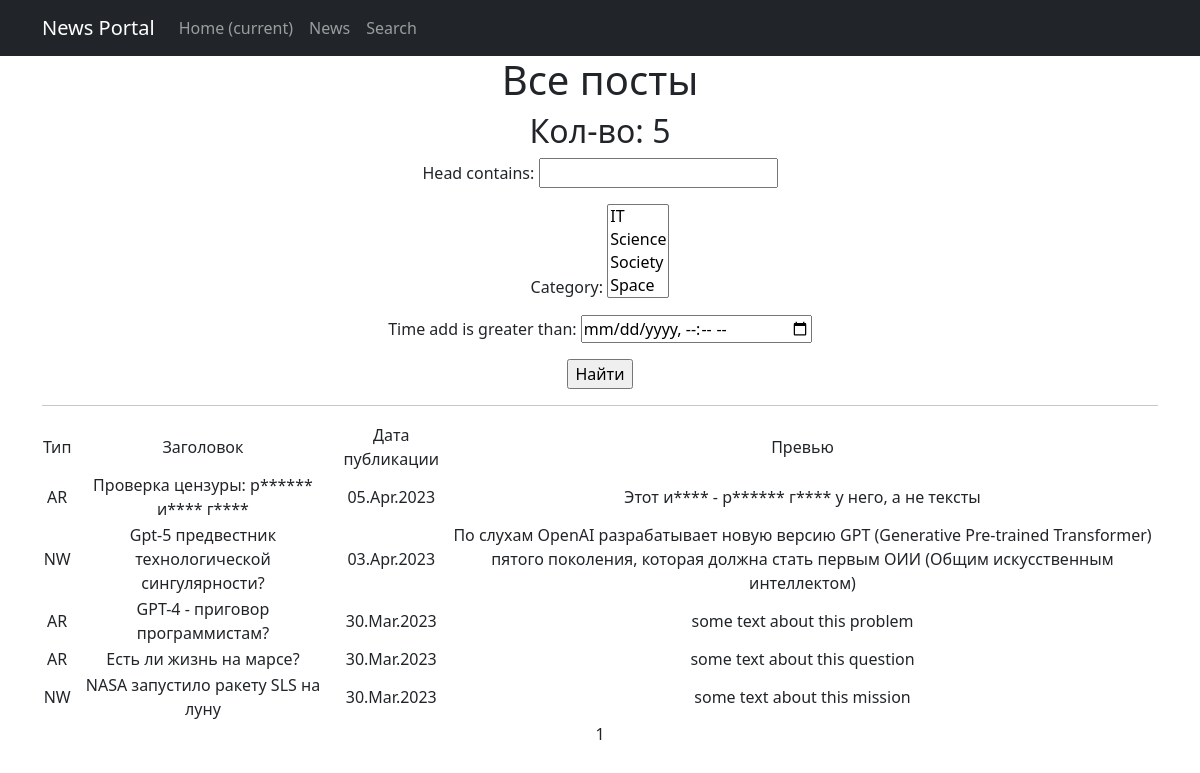
Page /news/search/ on the earlier database version.
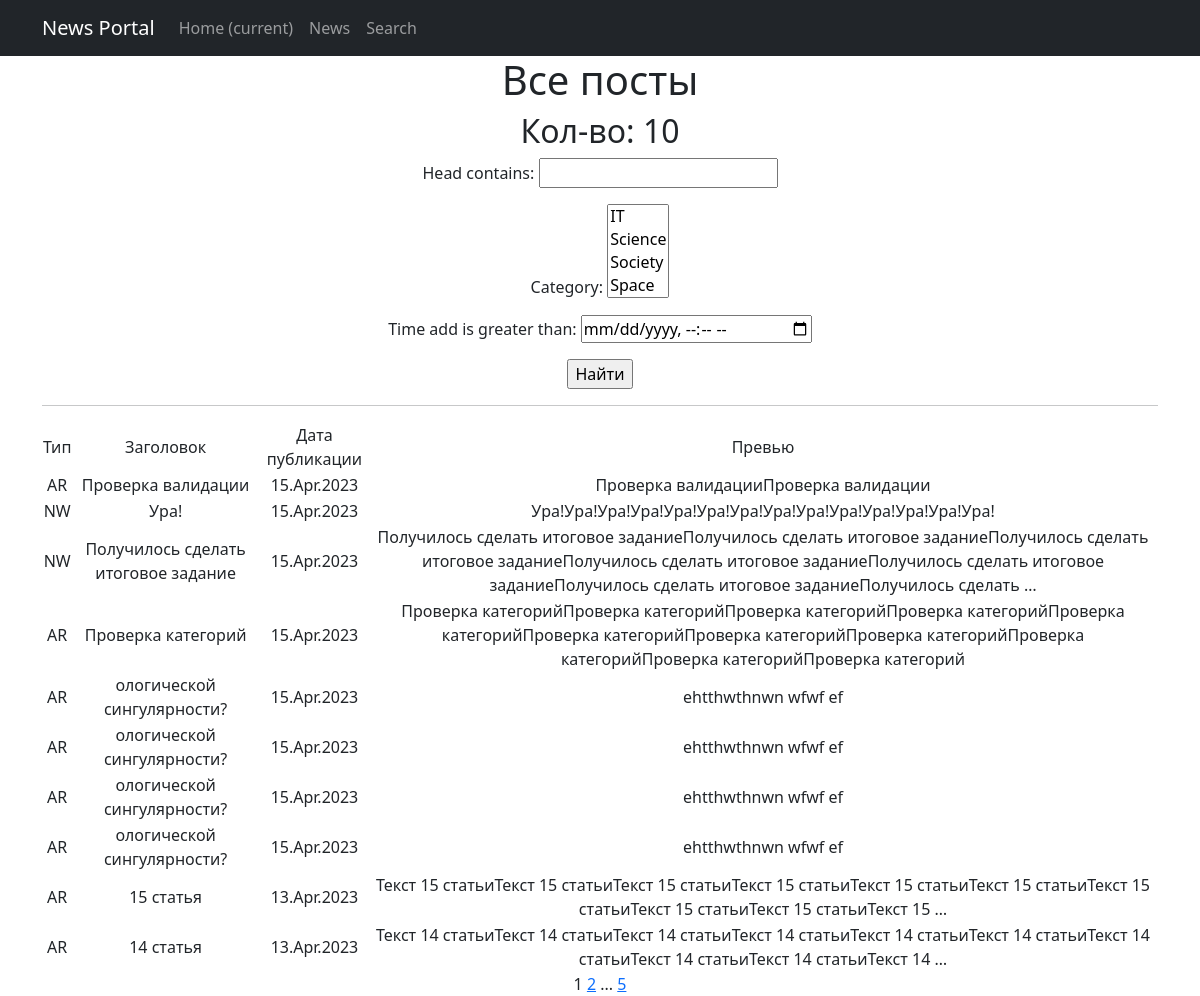
Same page on the later database version.
### news_site/models.py (models this page shows, shortened)
class Post(models.Model):
    author = models.ForeignKey(Author, on_delete=models.CASCADE)
    NEWS = 'NW'
    ARTICLE = 'AR'
    CATEGORY_CHOICES = (
        (NEWS, 'Новость'),
        (ARTICLE, 'Статья')
    )
    categoryType = models.CharField(max_length=2, choices=CATEGORY_CHOICES, default=ARTICLE)
    time_add = models.DateTimeField(auto_now_add=True)
    head = models.CharField(max_length=256)
    body = models.TextField()
    rating = models.SmallIntegerField(default=0)
    category = models.ManyToManyField(Category, through='PostCategory')

### news_site/views.py (the view)
# urls.py: path('search/', SearchPost.as_view(), name='post_search'),
class SearchPost(ListView):
    model = Post
    ordering = '-time_add'
    template_name = 'search.html'
    context_object_name = 'posts'
    paginate_by = 10
    def get_queryset(self):
        queryset = super().get_queryset()
        self.filterset = PostFilter(self.request.GET, queryset)
        return self.filterset.qs
    def get_context_data(self, **kwargs):
        context = super().get_context_data(**kwargs)
        context['filterset'] = self.filterset
        return context

### news_site/models.py (called while the page is built)
    def __str__(self):
        return f'{self.name}'

### news_site/templatetags/custom_filters.py (called while the page is built)
@register.filter()
def censor(text):
    try:
        str(text)
        word_list = text.split()
        for swear in SWEAR_WORDS:
            for i, word in enumerate(word_list):
                if swear[1:] in word:  # проверка со второй буквы, чтобы учесть верхний регистр
                    word_list[i] = word_list[i].replace(word, SWEAR_WORDS[swear])
        return ' '.join(word_list)
    except ValueError:
        print("Ошибка, невозможно применить фильтр к не строковым данным")

### news_site/templatetags/custom_tags.py (called while the page is built)
@register.simple_tag(takes_context=True)
def url_replace(context, **kwargs):
    d = context['request'].GET.copy()
    for k, v in kwargs.items():
        d[k] = v
    return d.urlencode()

### templates/search.html (shortened to what this page needs)
{% extends 'flatpages/default.html' %}
{% load custom_filters %}
{% load custom_tags %}
{% block content %}
    <h1>Все посты</h1>
    <h2>Кол-во: {{ posts|length }}</h2>
    <form action="" method="get">
        {{ filterset.form.as_p }}
        <input type="submit" value="Найти" />
    </form>
    <hr>
    {% if posts %}
        <table>
            <tr>
                <td>Тип</td>
                <td>Заголовок</td>
                <td>Дата публикации</td>
                <td>Превью</td>
            </tr>
            {% for post in posts %}
            <tr>
                <td>{{ post.categoryType }}</td>
                <td>{{ post.head|censor }}</td>
                <td>{{ post.time_add|date:'d.M.Y' }}</td>
                <td>{{ post.body|truncatewords:20|censor }}</td>
                <td>
                </td>
            </tr>
            {% endfor %}
        </table>
    {% else %}
        <h2>Постов нет!</h2>
    {% endif %}
    {{ page_obj.number }}
    {% if page_obj.has_next %}
        <a href="?{% url_replace page=page_obj.next_page_number %}">{{ page_obj.next_page_number }}</a>
        {% if paginator.num_pages != page_obj.next_page_number %}
            ...
            <a href="?{% url_replace page=page_obj.paginator.num_pages %}">{{ page_obj.paginator.num_pages }}</a>
        {% endif %}
    {% endif %}
{% endblock content %}

Differences in the rows shown:
no longer on this page (row unchanged): Post: categoryType "AR", head|censor "Проверка цензуры: р****** и**** г****", time_add "05.Apr.2023", body|censor "Этот и**** - р****** г**** у него, а не тексты"
no longer on this page (row unchanged): Post: categoryType "NW", head|censor "Gpt-5 предвестник технологической сингулярности?", time_add "03.Apr.2023", body|censor "По слухам OpenAI разрабатывает новую версию GPT (Generative Pre-trained Transformer) пятого поколения, которая должна стать первым ОИИ (Общим искусственным интеллектом)"
no longer on this page (row unchanged): Post: categoryType "AR", head|censor "GPT-4 - приговор программистам?", time_add "30.Mar.2023", body|censor "some text about this problem"
no longer on this page (row unchanged): Post: categoryType "AR", head|censor "Есть ли жизнь на марсе?", time_add "30.Mar.2023", body|censor "some text about this question"
no longer on this page (row unchanged): Post: categoryType "NW", head|censor "NASA запустило ракету SLS на луну", time_add "30.Mar.2023", body|censor "some text about this mission"
added Post: categoryType "AR", head|censor "Проверка валидации", time_add "15.Apr.2023", body|censor "Проверка валидацииПроверка валидации"
added Post: categoryType "NW", head|censor "Ура!", time_add "15.Apr.2023", body|censor "Ура!Ура!Ура!Ура!Ура!Ура!Ура!Ура!Ура!Ура!Ура!Ура!Ура!Ура!"
added Post: categoryType "NW", head|censor "Получилось сделать итоговое задание", time_add "15.Apr.2023", body|censor "Получилось сделать итоговое заданиеПолучилось сделать итоговое заданиеПолучилось сделать итоговое заданиеПолучилось сделать итоговое заданиеПолучилось сделать итоговое заданиеПолучилось сделать итоговое заданиеПолучилось сделать …"
added Post: categoryType "AR", head|censor "Проверка категорий", time_add "15.Apr.2023", body|censor "Проверка категорийПроверка категорийПроверка категорийПроверка категорийПроверка категорийПроверка категорийПроверка категорийПроверка категорийПроверка категорийПроверка категорийПроверка категорий"
added Post: categoryType "AR", head|censor "ологической сингулярности?", time_add "15.Apr.2023", body|censor "ehtthwthnwn wfwf ef"
added Post: categoryType "AR", head|censor "ологической сингулярности?", time_add "15.Apr.2023", body|censor "ehtthwthnwn wfwf ef"
added Post: categoryType "AR", head|censor "ологической сингулярности?", time_add "15.Apr.2023", body|censor "ehtthwthnwn wfwf ef"
added Post: categoryType "AR", head|censor "ологической сингулярности?", time_add "15.Apr.2023", body|censor "ehtthwthnwn wfwf ef"
added Post: categoryType "AR", head|censor "15 статья", time_add "13.Apr.2023", body|censor "Текст 15 статьиТекст 15 статьиТекст 15 статьиТекст 15 статьиТекст 15 статьиТекст 15 статьиТекст 15 статьиТекст 15 статьиТекст 15 статьиТекст 15 …"
added Post: categoryType "AR", head|censor "14 статья", time_add "13.Apr.2023", body|censor "Текст 14 статьиТекст 14 статьиТекст 14 статьиТекст 14 статьиТекст 14 статьиТекст 14 статьиТекст 14 статьиТекст 14 статьиТекст 14 статьиТекст 14 …"
Other differences:
{{ posts|length }}: "5" → "10"
{{ page_obj.next_page_number }}: (not shown) → "2"
{{ page_obj.paginator.num_pages }}: (not shown) → "5"
